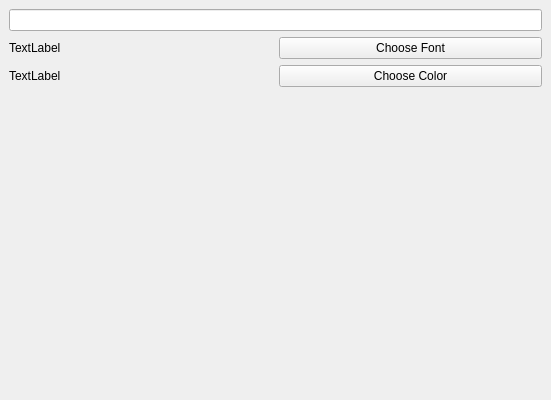
<?xml version="1.0" encoding="UTF-8"?>
<ui version="4.0">
 <class>TextProperty</class>
 <widget class="QWidget" name="TextProperty">
  <property name="geometry">
   <rect>
    <x>0</x>
    <y>0</y>
    <width>551</width>
    <height>400</height>
   </rect>
  </property>
  <property name="windowTitle">
   <string>Form</string>
  </property>
  <layout class="QVBoxLayout" name="verticalLayout">
   <property name="leftMargin">
    <number>0</number>
   </property>
   <property name="topMargin">
    <number>0</number>
   </property>
   <property name="rightMargin">
    <number>0</number>
   </property>
   <property name="bottomMargin">
    <number>0</number>
   </property>
   <item>
    <widget class="QScrollArea" name="scrollArea">
     <property name="frameShape">
      <enum>QFrame::NoFrame</enum>
     </property>
     <property name="widgetResizable">
      <bool>true</bool>
     </property>
     <widget class="QWidget" name="scrollAreaWidgetContents">
      <property name="geometry">
       <rect>
        <x>0</x>
        <y>0</y>
        <width>551</width>
        <height>400</height>
       </rect>
      </property>
      <layout class="QGridLayout" name="gridLayout">
       <item row="2" column="1">
        <widget class="QPushButton" name="choose_color_">
         <property name="text">
          <string>Choose Color</string>
         </property>
        </widget>
       </item>
       <item row="0" column="0" colspan="2">
        <widget class="QLineEdit" name="text_"/>
       </item>
       <item row="2" column="0">
        <widget class="QLabel" name="color_">
         <property name="text">
          <string>TextLabel</string>
         </property>
        </widget>
       </item>
       <item row="1" column="0">
        <widget class="QLabel" name="font_">
         <property name="text">
          <string>TextLabel</string>
         </property>
        </widget>
       </item>
       <item row="1" column="1">
        <widget class="QPushButton" name="choose_font_">
         <property name="text">
          <string>Choose Font</string>
         </property>
        </widget>
       </item>
       <item row="3" column="0">
        <spacer name="verticalSpacer">
         <property name="orientation">
          <enum>Qt::Vertical</enum>
         </property>
         <property name="sizeHint" stdset="0">
          <size>
           <width>20</width>
           <height>40</height>
          </size>
         </property>
        </spacer>
       </item>
      </layout>
     </widget>
    </widget>
   </item>
  </layout>
 </widget>
 <resources/>
 <connections/>
</ui>
